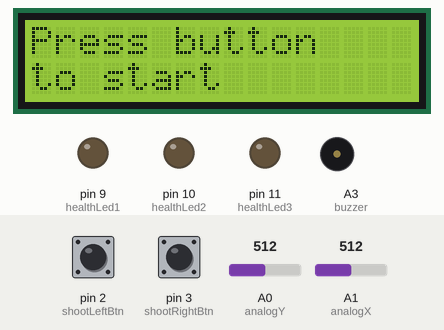
Recording of a sketch running on a simulated Arduino Uno, built with avr-gcc and run on an emulated ATmega328P. Shown: 16×2 character LCD, output pins drawn as LEDs (lit = HIGH), buzzer (waves = sounding). The inputs (shaded band) are chosen by the test bench; at power-on: pin 2 (shootLeftBtn) HIGH, A1 (analogX) = 512, pin 3 (shootRightBtn) HIGH, A0 (analogY) = 512. Random numbers use the default seed unless the sketch sets one; what the sketch prints to the serial monitor is not drawn.

Above: at 1.3 s.
1.4 s: pin 2 (shootLeftBtn) pulled LOW for 3.2 s
At 5.85 s:
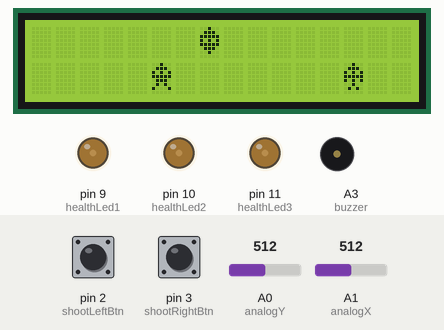
6.1 s: A1 (analogX) set to 306
7.6 s: A1 (analogX) set to 292
At 8.17 s:
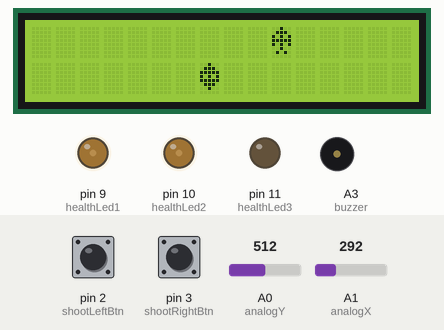
9.9 s: pin 3 (shootRightBtn) pulled LOW for 0.2 s
At 10.27 s:
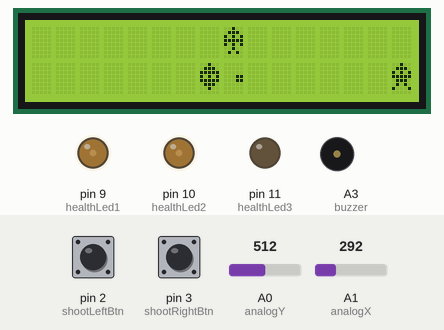
11.9 s: A0 (analogY) set to 585
14.2 s: A0 (analogY) set to 608
At 16.8 s:
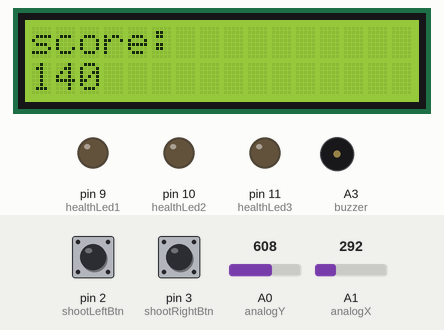
Timing chart, 0 to 18.2 s (numbered marks = the images above; inputs shaded):
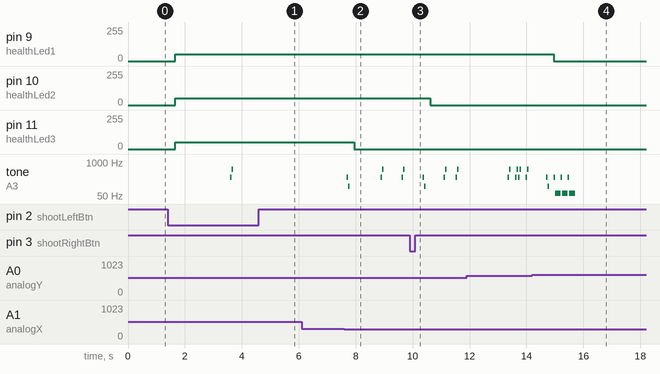

The sketch:

spaceInvaders.ino
```cpp
#include "Init.h"


void setup() {

  enemyFleet.initRandom(); //fleet.h lib

  pinMode(healthLed1,OUTPUT);
  pinMode(healthLed2,OUTPUT);
  pinMode(healthLed3,OUTPUT);
  pinMode(buzzer,OUTPUT);

  lcd.init();
  lcd.backlight();

  lcd.createChar(0,playerChar);
  lcd.createChar(5,bulletChar);

  lcd.createChar(1,enemyVar1Char);
  lcd.createChar(2,enemyVar2Char);
  lcd.createChar(3,enemyVar3Char);

  pinMode(shootLeftBtn,INPUT_PULLUP);
  pinMode(shootRightBtn,INPUT_PULLUP);

  Serial.begin(9600);

}


void loop() {
  if(!isRoundRunning) //loop is spinning while waiting player input so function random() could work better.
    startScreen();

  else{

    player.drawPlayer();

    enemyFleet.drawFleet();

    player.shoot();

    player.healthCheck();

    enemyFleet.colisionCheck(player);

    enemyFleet.npcSpawner(player);

  }

  delay(150);
  lcd.clear();
}
```

Bullet.h
```cpp
class Bullet{
protected:
  int y=-1,x=-1;// value is set like this for quick bug fix related to spawn kill
  bool inFlight=false;
  friend class PlayerShip;

  public:

  int gety(){return y;}
  int getx(){return x;}
  bool isInFlight(){return inFlight;}

  void drawBullet(){

    if(!inFlight)
      return;

    lcd.setCursor(x,y);

    lcd.printByte(5);
  }
};
```

EnemyShip.h
```cpp
class EnemyShip {
  int x,y;
  int variant;//variant 1 just goes straight, var2 has 1/4 chances to go up/down, var 3 goes up/down constantly
  int startPosition;
  int movmentAdjuster=4;//moves every n game loops
  bool isDestroyed;
  Direction directions;

public:
  int getx(){return x;}
  int gety(){return y;}
  bool getIsDestroyed(){return isDestroyed;}
  int getVariant(){return variant;}
  Direction getDirection() {return directions;}

  EnemyShip(){ }

  void destroy(){
    isDestroyed=true;
  }

  EnemyShip(int pos, int var){

    variant=var;
    startPosition=pos;
    isDestroyed=false;


    switch (startPosition){
      case 0:
        x=0;
        y=0;
        break;
      case 1:
        x=15;
        y=0;
        break;
      case 2:
        x=0;
        y=1;
        break;
      case 3:
        x=15;
        y=1;
        break;
    }

  }

    void variant2Movment(){//var2 has 1/4 chances to go up/down
          if(random(0,4)==0){
            if (y==1)
              y=0;
            else
              y=1;
          }
    }

    void variant3Movment(){//var 3 goes up/down constantly
            if (y==1)
              y=0;
            else
            y=1;
    }

  void movment(Direction dir){
    directions=dir;
    switch (variant){
      case 1:
        if (directions==left)
          x--;
        else
          x++;
        break;
      case 2:
        if (directions==left){
          variant2Movment();
          x--;
        }
        else{
          variant2Movment();
          x++;
        }
        break;
      case 3:
        if (directions==left){
          variant3Movment();
          x--;
          }
        else{
          variant3Movment();
          x++;
        }
        break;

    }
  }

  void advance(){
    switch (startPosition){
      case 0:
        if(movmentAdjuster==0){
          movmentAdjuster=4;
          movment(right);
        }
        else{
          directions=right;//this is quick fix for bug that removes npc at begining position
          movmentAdjuster--;
        }
        break;

      case 1:
          if(movmentAdjuster==0){
          movmentAdjuster=4;
          movment(left);
          }
        else
          movmentAdjuster--;
        break;

      case 2:
          if(movmentAdjuster==0){
          movmentAdjuster=4;
          movment(right);
          }
        else{
          directions=right;//this is quick fix for bug that removes npc at begining position
          movmentAdjuster--;
        }
        break;

      case 3:
        if(movmentAdjuster==0){
          movmentAdjuster=4;
          movment(left);
        }
        else
          movmentAdjuster--;
        break;
    }

  }

  void drawEnemy(){
      lcd.setCursor(x,y);
      lcd.printByte(variant);
  }
};
```

Fleet.h
```cpp
#define maxSize 10
#define startSize 2
#define numOfVariants 4 //from 1 to 4 (4 not included)

class Fleet{
  EnemyShip fleet[maxSize];
  int currentSize; //size based on score. bigger score brings more enemys
public:

  void fleetInit(){//game starts with 2 enemys
    currentSize=startSize;

    fleet[0]=EnemyShip(random(0,2),random(1,numOfVariants));
    fleet[1]=EnemyShip(random(2,4),random(1,numOfVariants));

  }

  void drawFleet(){
    for(int i=0;i<currentSize;i++){
      if(!fleet[i].getIsDestroyed()){
        fleet[i].advance();
        fleet[i].drawEnemy();
      }
    }
  }

  void colisionCheck(PlayerShip &player){
    for (int i=0;i<currentSize;i++){
        if(fleet[i].getIsDestroyed())
          continue;

        if(player.getLeftBullet().getx()==fleet[i].getx() && player.getLeftBullet().gety()==fleet[i].gety()){
          fleet[i].destroy();
          killSound();
          player.destroyLeftBullet();
          Serial.println(player.getLeftBullet().isInFlight());

          switch (fleet[i].getVariant()){
            case 1:
              player.increseScore(10);
              break;
            case 2:
              player.increseScore(20);
              break;
            case 3:
              player.increseScore(30);
              break;
          }
        }

        if(player.getRightBullet().getx()==fleet[i].getx() && player.getRightBullet().gety()==fleet[i].gety()){
          fleet[i].destroy();
          killSound();
          player.destroyRightBullet();

          switch (fleet[i].getVariant()){
            case 1:
              player.increseScore(10);
              break;
            case 2:
              player.increseScore(20);
              break;
            case 3:
              player.increseScore(30);
              break;
          }
        }


        if(player.getx()==fleet[i].getx() && player.gety()==fleet[i].gety()){
          player.lowerHealth();
          damageSound();
          fleet[i].destroy();
        }

        if(fleet[i].getx()>15 || (fleet[i].getx()==0 && fleet[i].getDirection()==left)){
          fleet[i].destroy();
        }
    }

  }

  void npcSpawner(PlayerShip player){
      if (player.getScore()>5000)
        currentSize=maxSize;

      else if (player.getScore()>2000)
        currentSize=8;

      else if (player.getScore()>1000)
        currentSize=6;

      else if (player.getScore()>100)
        currentSize=4;

      for (int i=0;i<currentSize;i++){
        if (fleet[i].getIsDestroyed() && random(3)==0){// 1/3 chances of spawning
          fleet[i]=EnemyShip(random(4),random(1,numOfVariants));
          break;
        }
      }

    }

   void initRandom(){
     randomSeed(analogRead(A3));//input noise is used as seed
  }
};
```

Init.h
```cpp
#include <LiquidCrystal_I2C.h>

#if defined(ARDUINO) && ARDUINO >= 100//copyed from LiquidCrystal I2C example for custom chars
#define printByte(args)  write(args);
#else
#define printByte(args)  print(args,BYTE);
#endif

#define analogX A1
#define analogY A0
#define shootLeftBtn 2
#define shootRightBtn 3
#define healthLed1 9
#define healthLed2 10
#define healthLed3 11
#define buzzer A3

enum Direction{
  left,
  right
};

LiquidCrystal_I2C lcd(0x27,16,2);


int isRoundRunning=false;

#include "Sound.h"
#include "Bullet.h"
#include "PlayerShip.h"
#include "EnemyShip.h"
#include "Fleet.h"

PlayerShip player;
Fleet enemyFleet;


uint8_t playerChar[8] = {0b00100,0b01110,0b11111,0b10101,0b11111,0b01110,0b00100, 0b00000};
uint8_t bulletChar[8]  = {0x0,0x0,0x0,0x3,0x3,0x0,0x0,0x0};

uint8_t enemyVar1Char[8] = {0b00100,0b01110,0b10101,0b11111,0b01110,0b01010,0b10001,0b00000};
uint8_t enemyVar2Char[8] = {0b01110,0b11111,0b10101,0b11111,0b11111,0b01010,0b10101,0b00000};
uint8_t enemyVar3Char[8] = {0b00100,0b01110,0b10101,0b11111,0b10101,0b00100,0b01010,0b00000};


void startScreen(){


  if(digitalRead(shootLeftBtn)==0 || digitalRead(shootRightBtn)==0)
    isRoundRunning=true;

  enemyFleet.fleetInit();

  lcd.setCursor(0,0);
  lcd.printstr("Press button");

  lcd.setCursor(0,1);
  lcd.printstr("to start");
}
```

PlayerShip.h
```cpp
int inputX;
int inputY;

#define fullHealth 3

class PlayerShip {
  int x,y;
  int health=fullHealth;
  int score=0;
  Bullet Lbullet;
  Bullet Rbullet;
public:
  int getx(){return y;}//i switched x with y in begining and too lazy to refactor at moment
  int gety(){return x;}
  int getScore(){return score;}
  int increseScore(int value){score+=value;}
  int getHealth(){return health;}
  int lowerHealth(){health--;}
  Bullet getLeftBullet(){return Lbullet;}
  Bullet getRightBullet(){return Rbullet;}
  void destroyRightBullet(){Rbullet.inFlight=false;}
  void destroyLeftBullet(){Lbullet.inFlight=false;}

  PlayerShip() {
    x=0;
    y=7;
  }

  void scoreScreen(){
    lcd.clear();
    lcd.setCursor(0,0);
    lcd.print("score:");

    lcd.setCursor(0,1);
    lcd.print(score);
    delay(3000);
  }

  void healthCheck(){
    healthState();

    if (health==0){
      gameOverSound();
      isRoundRunning=false;
      health=fullHealth;
      scoreScreen();
      score=0;
      x=0;
      y=7;
    }
  }

  void healthState(){
    analogWrite(healthLed1, health >= 1 ? 50 : LOW);
    analogWrite(healthLed2, health >= 2 ? 50 : LOW);
    analogWrite(healthLed3, health >= 3 ? 50 : LOW);
  }

  void drawPlayer(){

    if (analogRead(analogX)<300)
      inputX=0;
    else if (analogRead(analogX)>600)
      inputX=2;
    else
      inputX=1;

    if (analogRead(analogY)<300)
      inputY=0;
    else if (analogRead(analogY)>600)
      inputY=2;
    else
      inputY=1;

    if (inputX==0)
      x=1;
    else if(inputX==2)
      x=0;

    if (inputY==0)
      y--;
    else if(inputY==2)
      y++;

    if (y<0)
      y=0;

    if (y>15)
      y=15;

    lcd.setCursor(y,x);

    lcd.printByte(0);


    Rbullet.drawBullet();
    Lbullet.drawBullet();

  }

  void shoot(){
    if(digitalRead(shootLeftBtn)==0){
        if(Lbullet.inFlight==false){
          Lbullet.inFlight=true;
          Lbullet.y=x;
          Lbullet.x=y;
        }
      }

    if(Lbullet.inFlight==true){
      if(Lbullet.x==0){
        Lbullet.inFlight=false;
        return;
      }

      Lbullet.x--;
    }


    if(digitalRead(shootRightBtn)==0){
        if(Rbullet.inFlight==false){
          Rbullet.inFlight=true;
          Rbullet.y=x;
          Rbullet.x=y;
        }
      }

    if(Rbullet.inFlight==true){
      if(Rbullet.x==15){
        Rbullet.inFlight=false;
        return;
      }

      Rbullet.x++;
    }
  }

};
```

Sound.h
```cpp
void killSound(){
  tone(buzzer, 262);
  delay(50);
  noTone(buzzer);

  tone(buzzer,523);
  delay(50);
  noTone(buzzer);
}


void damageSound(){
  tone(buzzer, 262);
  delay(50);
  noTone(buzzer);

  tone(buzzer,117);
  delay(50);
  noTone(buzzer);
}


void gameOverSound(){
  tone(buzzer, 262);
  delay(50);
  noTone(buzzer);

  tone(buzzer,65);
  delay(200);
  noTone(buzzer);

  tone(buzzer, 262);
  delay(50);
  noTone(buzzer);

  tone(buzzer,65);
  delay(200);
  noTone(buzzer);

  tone(buzzer, 262);
  delay(50);
  noTone(buzzer);

  tone(buzzer,65);
  delay(200);
  noTone(buzzer);
}
```

Measured:
- the behaviour switches between 300 and 299 on A1 (analogX) (found by bisection; images 1 and 2)
- the behaviour switches between 600 and 601 on A0 (analogY) (found by bisection; images 3 and 4)
- after the input at 1.4 s, pin 9 (healthLed1), pin 10 (healthLed2), pin 11 (healthLed3): 0/255 → 50/255 after 0.27 s; tone on A3 (buzzer): silent → 262 Hz after 2.2 s, → 523 Hz 0.05 s later, → silent 0.05 s later
- after the input at 7.6 s, pin 11 (healthLed3): 50/255 → 0/255 after 0.34 s; tone on A3 (buzzer): plays 262 Hz for 0.05 s, 117 Hz for 0.05 s, 262 Hz for 0.05 s, 523 Hz for 0.05 s, 262 Hz for 0.05 s, 523 Hz for 0.05 s, starting after 0.08 s
- after the input at 14.2 s, pin 9 (healthLed1): 50/255 → 0/255 after 0.76 s
- what the display in image 1 shows lasts 0.5 s, from 5.6 s to 6.1 s
